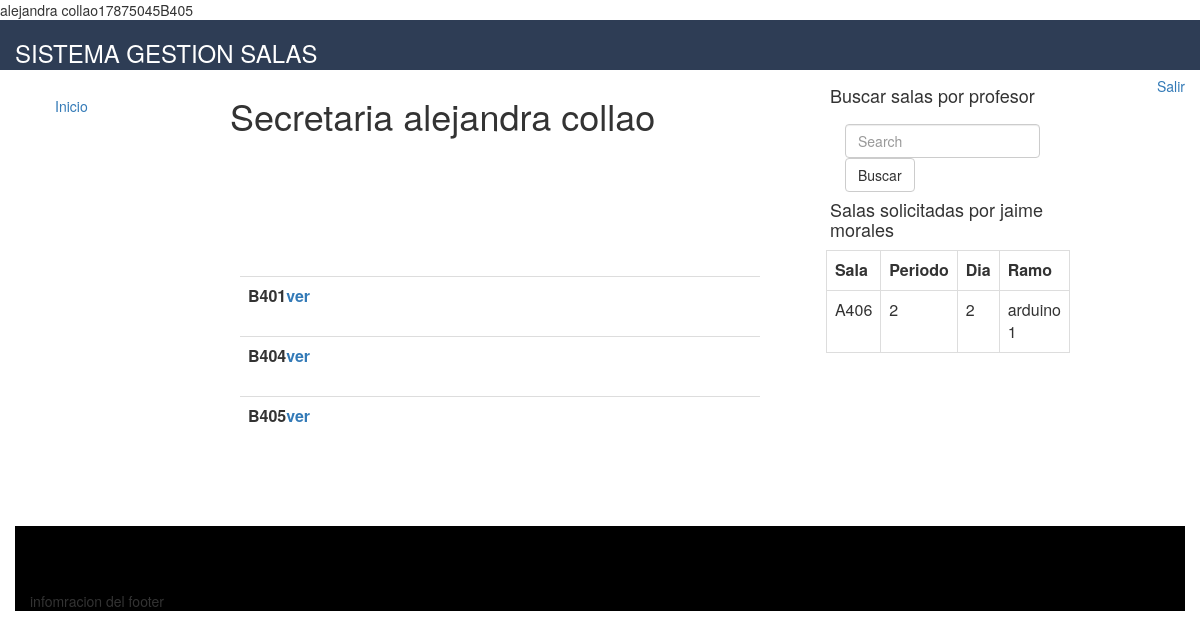
Before: /inicios.php?nombre=jaime morales (signed in) with the older database file.
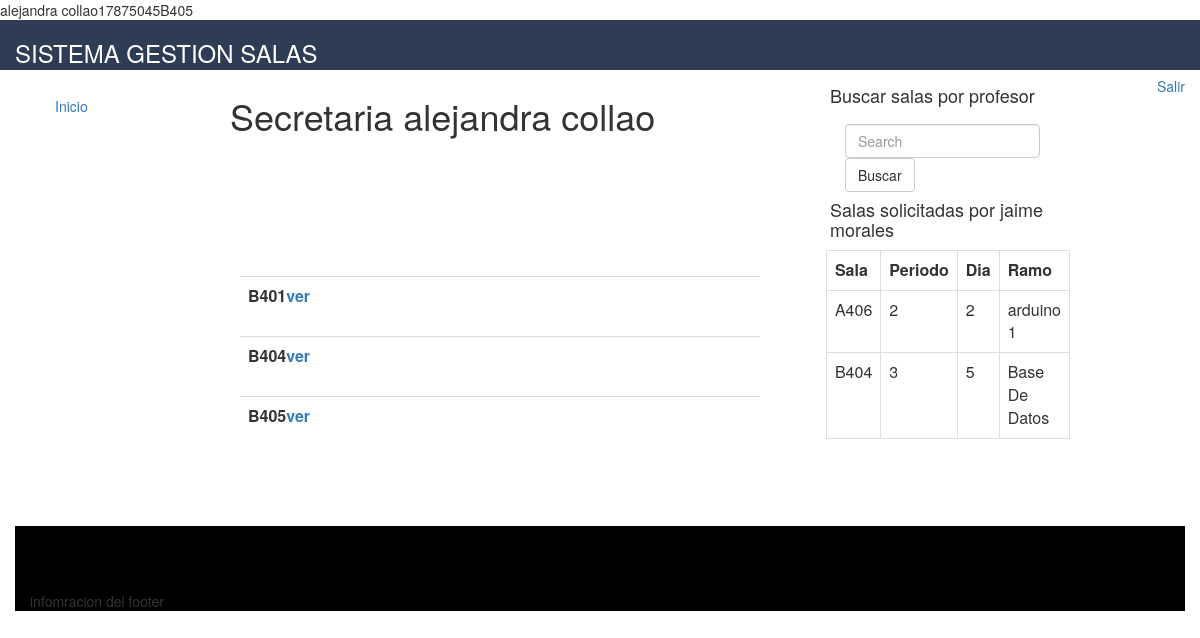
After: the same page with the newer database file.
### tables this page shows
CREATE TABLE `usuario` (
  `RUT` char(8) NOT NULL,
  `DV` varchar(1) NOT NULL,
  `PASS` varchar(20) NOT NULL,
  `NOMBRE` varchar(20) NOT NULL,
  `CORREO` varchar(50) NOT NULL,
  `TELEFONO` int(10) NOT NULL,
  `TIPOUSUARIO` varchar(20) NOT NULL,
  `CODPISO` varchar(20) NOT NULL,
  `CODED` varchar(6) DEFAULT NULL
);

CREATE TABLE `sala` (
  `CODSALA` varchar(6) NOT NULL,
  `QR` varchar(10) NOT NULL,
  `CODPISO` varchar(6) NOT NULL
);

CREATE TABLE `solicitud` (
  `CODSOL` int(20) NOT NULL,
  `DIA` varchar(20) NOT NULL,
  `RAMO` varchar(40) NOT NULL,
  `PERIODO` int(20) NOT NULL,
  `SEMESTRE` varchar(20) NOT NULL,
  `RUT` char(9) NOT NULL,
  `CODSALA` varchar(6) NOT NULL
);

### inicios.php (the view, shortened to what this page needs)
<?php
$secre=$_SESSION['usuario'];
?>
<?php
 require "conec.php";
      $conn->setAttribute(PDO::ATTR_ERRMODE, PDO::ERRMODE_EXCEPTION);
      $sql = $conn->prepare("SELECT S.CODSALA,P.CODPISO,RUT,NOMBRE
 FROM  USUARIO U JOIN PISO P ON U.CODPISO=P.CODPISO JOIN SALA S ON S.CODPISO=P.CODPISO
 WHERE RUT='$secre'");
      $sql->execute();
    $resultado = $sql->fetchAll();
    $var= count ($resultado);
for ($i=0; $i <$var; $i++) {
  $sala1= $resultado[$i]['CODSALA'];
   $nombre =$resultado[$i]['NOMBRE'];
   $r =$resultado[$i]['RUT'];
 }
echo $r;
echo $sala1;
 ?>
 <!DOCTYPE html>
 <html>
 <head>
 	 <link rel="stylesheet" type="text/css" href="css/bootstrap.css">
 </head>
 <body>
 <div class="col-md-12 "  style="background-color: #2E3D55;  height:50px;" >
  <div class="left" > <font color="white"><h3>SISTEMA GESTION SALAS</h3></font>
<a href="Loginsession/cerrar_session.php" class="pull-right">Salir</a>
  </div>
<div class="row">
    <div class="col-md-4 col-lg-2 vcenter">
        <div style="height:30em;border:10px solid #FFF">
<div class="btn-group-vertical " style="border:0px solid #fff" >
<div class="container" style="width: 200px" >
  <ul class="nav nav-pills nav-stacked" role="tablist">
    <li ><a >Inicio</a></li>
  </ul>
</div>
</div>
  </div>
</div>
<div class="col-md-6   col-lg-15" style="background:   #fff ;">
<div class=" col-md-12 vcenter" >
          <h1>Secretaria <?php echo $nombre; ?></h1>
        </div>
<div class="col-md-12  vcenter" style="margin-top:100px" ;">
        <div style="height:20em;border:10px solid #fff">
<table style="border:10px solid #ccc"  class="table table-hover">
  <?php
 for ($i=0; $i < $var; $i++) {
      echo "<table class='table table-border' style='border:1px ' >
       <th>
       <span style='cursor: pointer;'>
                    ".$resultado[$i]['CODSALA']."<a href='vistasec.php?id=".$resultado[$i]['CODSALA']."'>ver</a>
        </span></th>
      </table>
";
    }
 ?>
 </table>
</div>
     </div>
</div>
<div class="col-md-3   col-lg-15" style="background:   #fff ;">
 <div class="col-md-12  vcenter" style="background:   #fff ;">
<h4>Buscar salas por profesor</h4>
<form action="inicios.php" class="navbar-form navbar-left" role="search">
        <div class="form-group">
          <input name='nombre' type="text" value"" maxlength="20" class="form-control" placeholder="Search">
        </div>
        <button type="submit" class="btn btn-default">Buscar</button>
      </form>
                <?php
 $nombre = $_REQUEST['nombre'];
          require "conec.php";
          $conn->setAttribute(PDO::ATTR_ERRMODE, PDO::ERRMODE_EXCEPTION);
       $sql = $conn->prepare(" SELECT CODSALA,PERIODO,DIA,RAMO, NOMBRE
 FROM SOLICITUD SOL join USUARIO U ON SOL.RUT=U.RUT
   WHERE  NOMBRE='$nombre'");
      $sql->execute();
    $resultado = $sql->fetchAll();
    $var= count ($resultado);
 ?>
<h4>Salas solicitadas por <?php echo $nombre; ?></h4>
            <table class="table table-bordered  pull-right" style='border:1px '>
                <th>Sala</th>
                <th>Periodo</th>
                      <th>Dia</th>
                      <th>Ramo</th>
<?php
                      for ($i=0; $i < $var; $i++) {
              echo "
            <tr>
              <td>".$resultado[$i]['CODSALA']."</td>
              <td>".$resultado[$i]['PERIODO']."</td>
              <td>".$resultado[$i]['DIA']."</td>
              <td>".$resultado[$i]['RAMO']."</td>
            </tr>
";
          }?>
</table>
          </div>
          </div>
    </div>
 </body>
<footer>
 <div class="container-fluid">
         <div class="row">
<div class="col-md-12 " ;" style="background:#000000;">
<div style="width: 100%; height:65px ;"></div>infomracion del footer
</div>
</div>
</div>
 </footer>
 </html>

Changed rows visible on the page:
added solicitud: CODSALA "B404", PERIODO "3", DIA "5", RAMO "Base De Datos"
